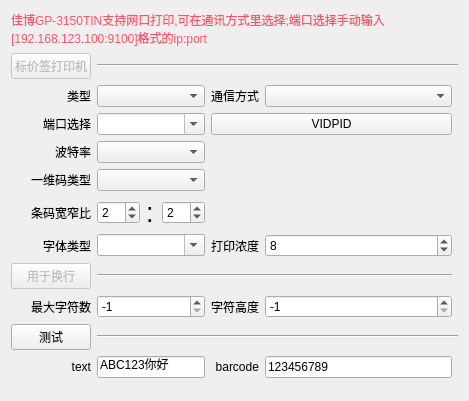
<?xml version="1.0" encoding="UTF-8"?>
<ui version="4.0">
 <class>labelprint_set_dialog</class>
 <widget class="QWidget" name="labelprint_set_dialog">
  <property name="geometry">
   <rect>
    <x>0</x>
    <y>0</y>
    <width>469</width>
    <height>401</height>
   </rect>
  </property>
  <property name="windowTitle">
   <string>Dialog</string>
  </property>
  <property name="outer_stylesheet" stdset="0">
   <string>dialog_hasborder</string>
  </property>
  <layout class="QGridLayout" name="gridLayout">
   <item row="9" column="1" colspan="3">
    <widget class="QSpinBox" name="spinBox_line_max_chars">
     <property name="minimum">
      <number>-1</number>
     </property>
     <property name="value">
      <number>-1</number>
     </property>
    </widget>
   </item>
   <item row="2" column="1" colspan="3">
    <widget class="lds_ComboBox" name="comboBox_labelprint_printtype">
     <property name="enabled">
      <bool>true</bool>
     </property>
    </widget>
   </item>
   <item row="7" column="5">
    <widget class="QSpinBox" name="spinBox_darkness">
     <property name="value">
      <number>8</number>
     </property>
    </widget>
   </item>
   <item row="6" column="2">
    <widget class="QLabel" name="label_28">
     <property name="maximumSize">
      <size>
       <width>10</width>
       <height>16777215</height>
      </size>
     </property>
     <property name="styleSheet">
      <string notr="true">font-size:20pt;</string>
     </property>
     <property name="text">
      <string>:</string>
     </property>
    </widget>
   </item>
   <item row="2" column="0">
    <widget class="QLabel" name="label_10">
     <property name="text">
      <string>类型</string>
     </property>
     <property name="alignment">
      <set>Qt::AlignRight|Qt::AlignTrailing|Qt::AlignVCenter</set>
     </property>
    </widget>
   </item>
   <item row="11" column="0">
    <widget class="QLabel" name="label_34">
     <property name="text">
      <string>text</string>
     </property>
     <property name="alignment">
      <set>Qt::AlignRight|Qt::AlignTrailing|Qt::AlignVCenter</set>
     </property>
    </widget>
   </item>
   <item row="6" column="3">
    <widget class="QSpinBox" name="spinBox_wide">
     <property name="maximum">
      <number>10</number>
     </property>
     <property name="value">
      <number>2</number>
     </property>
    </widget>
   </item>
   <item row="7" column="1" colspan="3">
    <widget class="lds_ComboBox" name="comboBox_labelprint_font">
     <property name="editable">
      <bool>true</bool>
     </property>
    </widget>
   </item>
   <item row="3" column="1" colspan="3">
    <widget class="lds_ComboBox" name="comboBox_labelprint_printpath">
     <property name="editable">
      <bool>true</bool>
     </property>
    </widget>
   </item>
   <item row="10" column="1" colspan="6">
    <widget class="Line" name="line_5">
     <property name="orientation">
      <enum>Qt::Horizontal</enum>
     </property>
    </widget>
   </item>
   <item row="10" column="0">
    <widget class="lds_toolbar_button_nowrap" name="pushButton_labelprint_test">
     <property name="text">
      <string>测试</string>
     </property>
    </widget>
   </item>
   <item row="6" column="0">
    <widget class="QLabel" name="label_26">
     <property name="text">
      <string>条码宽窄比</string>
     </property>
     <property name="alignment">
      <set>Qt::AlignRight|Qt::AlignTrailing|Qt::AlignVCenter</set>
     </property>
    </widget>
   </item>
   <item row="12" column="4">
    <spacer name="verticalSpacer">
     <property name="orientation">
      <enum>Qt::Vertical</enum>
     </property>
     <property name="sizeHint" stdset="0">
      <size>
       <width>20</width>
       <height>40</height>
      </size>
     </property>
    </spacer>
   </item>
   <item row="4" column="0">
    <widget class="QLabel" name="label_32">
     <property name="text">
      <string>波特率</string>
     </property>
     <property name="alignment">
      <set>Qt::AlignRight|Qt::AlignTrailing|Qt::AlignVCenter</set>
     </property>
    </widget>
   </item>
   <item row="0" column="0" colspan="6">
    <widget class="QLabel" name="label">
     <property name="styleSheet">
      <string notr="true">color:#ff546b;</string>
     </property>
     <property name="text">
      <string>佳博GP-3150TIN支持网口打印,可在通讯方式里选择;端口选择手动输入[192.168.123.100:9100]格式的ip:port</string>
     </property>
     <property name="wordWrap">
      <bool>true</bool>
     </property>
    </widget>
   </item>
   <item row="5" column="1" colspan="3">
    <widget class="lds_ComboBox" name="comboBox_labelprint_onebartype"/>
   </item>
   <item row="11" column="1" colspan="3">
    <widget class="QLineEdit" name="lineEdit_labelprint_test_text">
     <property name="text">
      <string>ABC123你好</string>
     </property>
    </widget>
   </item>
   <item row="5" column="0">
    <widget class="QLabel" name="label_19">
     <property name="text">
      <string>一维码类型</string>
     </property>
     <property name="alignment">
      <set>Qt::AlignRight|Qt::AlignTrailing|Qt::AlignVCenter</set>
     </property>
    </widget>
   </item>
   <item row="7" column="0">
    <widget class="QLabel" name="label_20">
     <property name="text">
      <string>字体类型</string>
     </property>
     <property name="alignment">
      <set>Qt::AlignRight|Qt::AlignTrailing|Qt::AlignVCenter</set>
     </property>
    </widget>
   </item>
   <item row="11" column="5">
    <widget class="QLineEdit" name="lineEdit_labelprint_test_barcode">
     <property name="text">
      <string>123456789</string>
     </property>
    </widget>
   </item>
   <item row="1" column="1" colspan="6">
    <widget class="Line" name="line">
     <property name="orientation">
      <enum>Qt::Horizontal</enum>
     </property>
    </widget>
   </item>
   <item row="2" column="4">
    <widget class="QLabel" name="label_31">
     <property name="text">
      <string>通信方式</string>
     </property>
     <property name="alignment">
      <set>Qt::AlignRight|Qt::AlignTrailing|Qt::AlignVCenter</set>
     </property>
    </widget>
   </item>
   <item row="6" column="1">
    <widget class="QSpinBox" name="spinBox_narrow">
     <property name="maximum">
      <number>10</number>
     </property>
     <property name="value">
      <number>2</number>
     </property>
    </widget>
   </item>
   <item row="7" column="4">
    <widget class="QLabel" name="label_darkness">
     <property name="text">
      <string>打印浓度</string>
     </property>
     <property name="alignment">
      <set>Qt::AlignRight|Qt::AlignTrailing|Qt::AlignVCenter</set>
     </property>
    </widget>
   </item>
   <item row="3" column="0">
    <widget class="QLabel" name="label_18">
     <property name="text">
      <string>端口选择</string>
     </property>
     <property name="alignment">
      <set>Qt::AlignRight|Qt::AlignTrailing|Qt::AlignVCenter</set>
     </property>
    </widget>
   </item>
   <item row="11" column="4">
    <widget class="QLabel" name="label_35">
     <property name="text">
      <string>barcode</string>
     </property>
     <property name="alignment">
      <set>Qt::AlignRight|Qt::AlignTrailing|Qt::AlignVCenter</set>
     </property>
    </widget>
   </item>
   <item row="9" column="0">
    <widget class="QLabel" name="label_21">
     <property name="text">
      <string>最大字符数</string>
     </property>
     <property name="alignment">
      <set>Qt::AlignRight|Qt::AlignTrailing|Qt::AlignVCenter</set>
     </property>
    </widget>
   </item>
   <item row="2" column="5">
    <widget class="lds_ComboBox" name="comboBox_labelprint_printpathtype">
     <property name="enabled">
      <bool>true</bool>
     </property>
     <property name="editable">
      <bool>false</bool>
     </property>
    </widget>
   </item>
   <item row="4" column="1" colspan="3">
    <widget class="lds_ComboBox" name="comboBox_labelprint_baudrate"/>
   </item>
   <item row="3" column="4" colspan="2">
    <widget class="lds_toolbar_button_nowrap" name="pushButton_labelprint_vidpid">
     <property name="text">
      <string>VIDPID</string>
     </property>
    </widget>
   </item>
   <item row="8" column="1" colspan="5">
    <widget class="Line" name="line_6">
     <property name="orientation">
      <enum>Qt::Horizontal</enum>
     </property>
    </widget>
   </item>
   <item row="9" column="5">
    <widget class="QSpinBox" name="spinBox_line_char_height">
     <property name="minimum">
      <number>-1</number>
     </property>
     <property name="value">
      <number>-1</number>
     </property>
    </widget>
   </item>
   <item row="9" column="4">
    <widget class="QLabel" name="label_23">
     <property name="text">
      <string>字符高度</string>
     </property>
     <property name="alignment">
      <set>Qt::AlignRight|Qt::AlignTrailing|Qt::AlignVCenter</set>
     </property>
    </widget>
   </item>
   <item row="8" column="0">
    <widget class="lds_toolbar_button_nowrap" name="pushButton_labelprint_test_2">
     <property name="enabled">
      <bool>false</bool>
     </property>
     <property name="text">
      <string>用于换行</string>
     </property>
    </widget>
   </item>
   <item row="1" column="0">
    <widget class="lds_toolbar_button_nowrap" name="pushButton_labelprint_test_3">
     <property name="enabled">
      <bool>false</bool>
     </property>
     <property name="text">
      <string>标价签打印机</string>
     </property>
    </widget>
   </item>
  </layout>
 </widget>
 <customwidgets>
  <customwidget>
   <class>lds_ComboBox</class>
   <extends>QComboBox</extends>
   <header>lds_combobox.h</header>
  </customwidget>
  <customwidget>
   <class>lds_toolbar_button_nowrap</class>
   <extends>QPushButton</extends>
   <header>lds_toolbar_button_nowrap.h</header>
  </customwidget>
 </customwidgets>
 <resources/>
 <connections/>
</ui>
